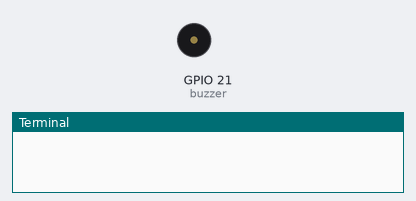
A program run on a simulated Raspberry Pi (BCM pin numbers). On the bench: buzzer (waves = sounding), the last lines printed to the terminal. At 6.0 s the program stops and its outputs stay as they are.

Above: at 0.1 s.
At 3.1 s:
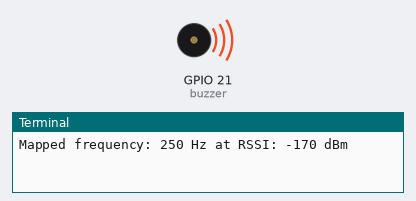
Timing chart, 0 to 7.5 s (numbered marks = the images above):
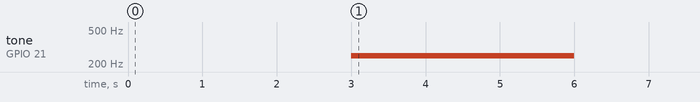

Measured:
- by itself, tone on GPIO 21 (buzzer): silent → 250 Hz at 3.0 s, → silent 3.0 s later

The program:

buzzer_freq_test.py
```python
from gpiozero import TonalBuzzer
from gpiozero.tones import Tone

import board
import busio


import RPi.GPIO as GPIO

import traceback
import time
import json

# # Buzzer
TonalBuzzer.max_tone = property(lambda self: Tone(4000))
buzzer = TonalBuzzer(21)
enable_buzzer = True

# print("starting in 3")
# time.sleep(3)


# # stop with stop()
# buzzer.play(Tone(1000))
# time.sleep(0.5)
# buzzer.stop()

# print("buzzer.stop()")
# time.sleep(1)


# # stop with tone(0)
# buzzer.play(Tone(2000))
# time.sleep(0.5)
# buzzer.play(Tone(0))

# print("Tone(0)")
# time.sleep(1)


# if enable_buzzer:
#     buzzer.play(Tone(2000))
#     time.sleep(0.5)
#     buzzer.stop()

#     print(f"if enable_buzzer: {enable_buzzer}")

#     enable_buzzer = not enable_buzzer


# if enable_buzzer:
#     buzzer.play(Tone(2000))
#     time.sleep(0.5)
#     buzzer.stop()

#     print(f"if enable_buzzer: {enable_buzzer}")

#     enable_buzzer = not enable_buzzer


time.sleep(3)


def map_rssi_to_frequency(rssi):
    # Define the RSSI range and corresponding frequency range
    rssi_min = -170
    rssi_max = -15
    freq_min = 250
    freq_max = 2000

    # Perform linear mapping
    frequency = ((rssi - rssi_min) / (rssi_max - rssi_min)) * (freq_max - freq_min) + freq_min

    return int(frequency)

# Example usage
rssi_value = -170  # Example RSSI value
frequency = map_rssi_to_frequency(rssi_value)
print("Mapped frequency:", frequency, "Hz at RSSI:", rssi_value, "dBm")

buzzer.play(Tone(frequency=frequency))


time.sleep(3)
```
